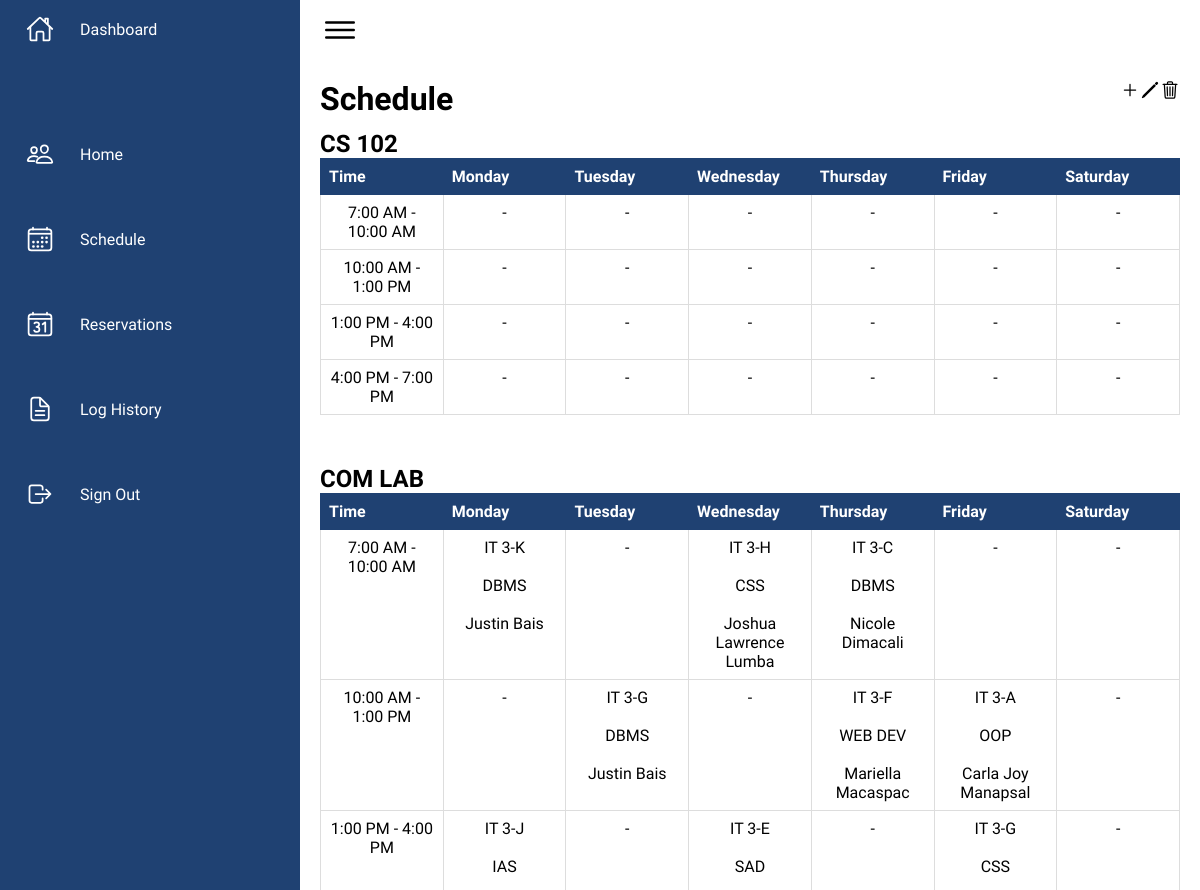
The page /dashboard/schedule.php (signed in, upper part) on the database as committed earlier.
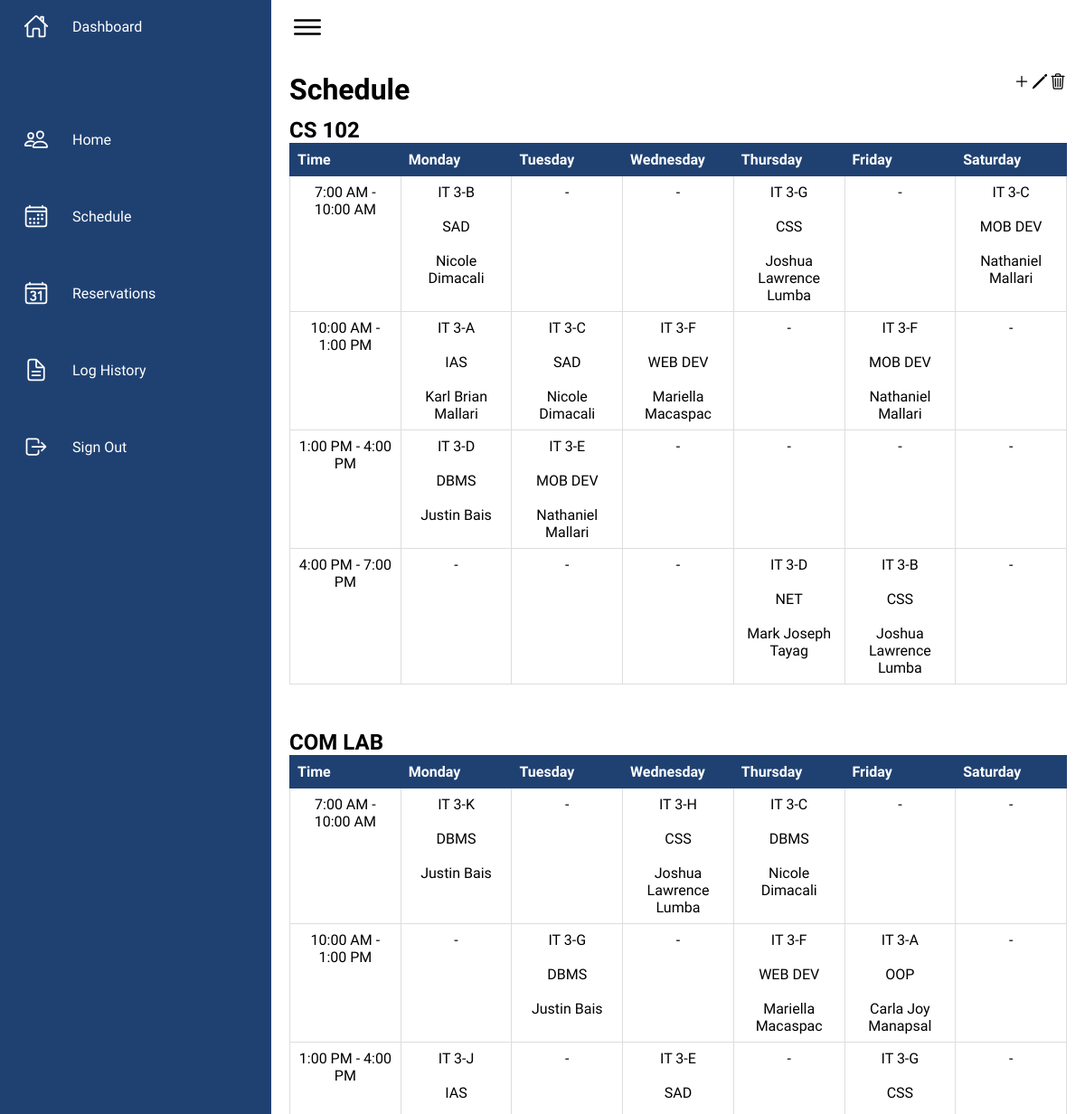
The same page on the database as committed later.
### tables this page shows
CREATE TABLE `ccs_schedule` (
  `schedule_id` int(11) NOT NULL,
  `prof_name` varchar(50) DEFAULT NULL,
  `room` varchar(20) DEFAULT NULL,
  `subject` varchar(20) DEFAULT NULL,
  `section` varchar(20) DEFAULT NULL,
  `sched_day` int(11) DEFAULT NULL,
  `time_start` time DEFAULT NULL,
  `time_end` time DEFAULT NULL
);

### dashboard/schedule.php (the view, shortened to what the changed rows need)
<?php
require_once '../configuration/dbcon.php';
try{
    if(isset($_SESSION['ccs_id']) && $_SESSION['position'] == 'Admin'){
        $sql = "SELECT * FROM ccs_schedule WHERE room = 'CS 102' AND time_start = '7:00' ORDER BY sched_day ASC";
        $stmt = $pdo->prepare($sql);
        $stmt->execute();
        $csseven = $stmt->fetchAll(PDO::FETCH_ASSOC);
        $sql = "SELECT * FROM ccs_schedule WHERE room = 'CS 102' AND time_start = '10:00' ORDER BY sched_day ASC";
        $stmt = $pdo->prepare($sql);
        $stmt->execute();
        $csten = $stmt->fetchAll(PDO::FETCH_ASSOC);
        $sql = "SELECT * FROM ccs_schedule WHERE room = 'CS 102' AND time_start = '13:00' ORDER BY sched_day ASC";
        $stmt = $pdo->prepare($sql);
        $stmt->execute();
        $csone = $stmt->fetchAll(PDO::FETCH_ASSOC);
        $sql = "SELECT * FROM ccs_schedule WHERE room = 'CS 102' AND time_start = '16:00' ORDER BY sched_day ASC";
        $stmt = $pdo->prepare($sql);
        $stmt->execute();
        $csfour = $stmt->fetchAll(PDO::FETCH_ASSOC);
        $sql = "SELECT * FROM ccs_schedule WHERE room = 'COM LAB' AND time_start = '7:00' ORDER BY sched_day ASC";
        $stmt = $pdo->prepare($sql);
        $stmt->execute();
        $comseven = $stmt->fetchAll(PDO::FETCH_ASSOC);
        $sql = "SELECT * FROM ccs_schedule WHERE room = 'COM LAB' AND time_start = '10:00' ORDER BY sched_day ASC";
        $stmt = $pdo->prepare($sql);
        $stmt->execute();
        $comten = $stmt->fetchAll(PDO::FETCH_ASSOC);
        $sql = "SELECT * FROM ccs_schedule WHERE room = 'COM LAB' AND time_start = '13:00' ORDER BY sched_day ASC";
        $stmt = $pdo->prepare($sql);
        $stmt->execute();
        $comone = $stmt->fetchAll(PDO::FETCH_ASSOC);
        $sql = "SELECT * FROM ccs_schedule WHERE room = 'COM LAB' AND time_start = '16:00' ORDER BY sched_day ASC";
        $stmt = $pdo->prepare($sql);
        $stmt->execute();
        $comfour = $stmt->fetchAll(PDO::FETCH_ASSOC);
    }
}
catch(PDOException $e){
    $error_log = "Error: " . $e->getMessage();
    echo '<script>alert("' . $error_log . '"); window.location.href = "../index.php";</script>';
    exit();
}
?>
<!DOCTYPE html>
<html lang="en">
<head>
    <link rel="stylesheet" href="../styles/dashboardstruc.css">
</head>
<body>
    <div class="main">
        <div class="content">
            <div class="title">
                <div class="title-left">
                    <h1>Schedule</h1>
                </div>
            </div>
            <table class="schedule">
                <h2>CS 102</h2>
                <thead>
                    <th>Time</th>
                    <th>Monday</th>
                    <th>Tuesday</th>
                    <th>Wednesday</th>
                    <th>Thursday</th>
                    <th>Friday</th>
                    <th>Saturday</th>
                </thead>
                <tbody>
                <?php
                    $times = array(
                        "7:00 AM - 10:00 AM",
                        "10:00 AM - 1:00 PM",
                        "1:00 PM - 4:00 PM",
                        "4:00 PM - 7:00 PM"
                    );
                    foreach ($times as $time) {
                        echo "<tr>";
                        echo "<td style='width: 100px'><p>{$time}</p></td>";
                        $days = array(1, 2, 3, 4, 5, 6);
                        foreach ($days as $day) {
                            $found = false;
                            if ($time == "7:00 AM - 10:00 AM"){
                                foreach ($csseven as $schedule) {
                                    if ($schedule['sched_day'] == $day) {
                                        echo "<td><p>{$schedule['section']}</p> <br> <p>{$schedule['subject']}</p> <br> <p>{$schedule['prof_name']}</p></td>";
                                        $found = true;
                                        break;
                                    }
                                }
                            }
                            elseif ($time == "10:00 AM - 1:00 PM"){
                                foreach ($csten as $schedule) {
                                    if ($schedule['sched_day'] == $day) {
                                        echo "<td><p>{$schedule['section']}</p> <br> <p>{$schedule['subject']}</p> <br> <p>{$schedule['prof_name']}</p></td>";
                                        $found = true;
                                        break;
                                    }
                                }
                            }
                            elseif ($time == "1:00 PM - 4:00 PM"){
                                foreach ($csone as $schedule) {
                                    if ($schedule['sched_day'] == $day) {
                                        echo "<td><p>{$schedule['section']}</p> <br> <p>{$schedule['subject']}</p> <br> <p>{$schedule['prof_name']}</p></td>";
                                        $found = true;
                                        break;
                                    }
                                }
                            }
                            elseif ($time == "4:00 PM - 7:00 PM"){
                                foreach ($csfour as $schedule) {
                                    if ($schedule['sched_day'] == $day) {
                                        echo "<td><p>{$schedule['section']}</p> <br> <p>{$schedule['subject']}</p> <br> <p>{$schedule['prof_name']}</p></td>";
                                        $found = true;
                                        break;
                                    }
                                }
                            }
                            if (!$found) {
                                echo "<td><p>-</p></td>";
                            }
                        }
                        echo "</tr>";
                    }
                ?>
                </tbody>
            </table>
            <table class="schedule">
                <h2>COM LAB</h2>
                <thead>
                    <th>Time</th>
                    <th>Monday</th>
                    <th>Tuesday</th>
                    <th>Wednesday</th>
                    <th>Thursday</th>
                    <th>Friday</th>
                    <th>Saturday</th>
                </thead>
                <tbody>
                <?php
                    $times = array(
                        "7:00 AM - 10:00 AM",
                        "10:00 AM - 1:00 PM",
                        "1:00 PM - 4:00 PM",
                        "4:00 PM - 7:00 PM"
                    );
                    foreach ($times as $time) {
                        echo "<tr>";
                        echo "<td style='width: 100px'><p>{$time}</p></td>";
                        $days = array(1, 2, 3, 4, 5, 6);
                        foreach ($days as $day) {
                            $found = false;
                            if ($time == "7:00 AM - 10:00 AM"){
                                foreach ($comseven as $schedule) {
                                    if ($schedule['sched_day'] == $day) {
                                        echo "<td><p>{$schedule['section']}</p> <br> <p>{$schedule['subject']}</p> <br> <p>{$schedule['prof_name']}</p></td>";
                                        $found = true;
                                        break;
                                    }
                                }
                            }
                            elseif ($time == "10:00 AM - 1:00 PM"){
                                foreach ($comten as $schedule) {
                                    if ($schedule['sched_day'] == $day) {
                                        echo "<td><p>{$schedule['section']}</p> <br> <p>{$schedule['subject']}</p> <br> <p>{$schedule['prof_name']}</p></td>";
                                        $found = true;
                                        break;
                                    }
                                }
                            }
                            elseif ($time == "1:00 PM - 4:00 PM"){
                                foreach ($comone as $schedule) {
                                    if ($schedule['sched_day'] == $day) {
                                        echo "<td><p>{$schedule['section']}</p> <br> <p>{$schedule['subject']}</p> <br> <p>{$schedule['prof_name']}</p></td>";
                                        $found = true;
                                        break;
                                    }
                                }
                            }
                            elseif ($time == "4:00 PM - 7:00 PM"){
                                foreach ($comfour as $schedule) {
                                    if ($schedule['sched_day'] == $day) {
                                        $found = true;
                                        break;
                                    }
                                }
                            }
                            if (!$found) {
                                echo "<td><p>-</p></td>";
                            }
                        }
                        echo "</tr>";
                    }
                ?>
                </tbody>
            </table>
        </div>
    </div>
</body>
</html>

Rows that differ between the two databases and show on the page:
now on this page (row edited): ccs_schedule: section "IT 3-B", subject "SAD", prof_name "Nicole Dimacali"
now on this page (row edited): ccs_schedule: section "IT 3-G", subject "CSS", prof_name "Joshua Lawrence Lumba"
now on this page (row edited): ccs_schedule: section "IT 3-C", subject "MOB DEV", prof_name "Nathaniel Mallari"
now on this page (row edited): ccs_schedule: section "IT 3-A", subject "IAS", prof_name "Karl Brian Mallari"
now on this page (row edited): ccs_schedule: section "IT 3-C", subject "SAD", prof_name "Nicole Dimacali"
now on this page (row edited): ccs_schedule: section "IT 3-F", subject "WEB DEV", prof_name "Mariella Macaspac"
now on this page (row edited): ccs_schedule: section "IT 3-F", subject "MOB DEV", prof_name "Nathaniel Mallari"
now on this page (row edited): ccs_schedule: section "IT 3-D", subject "DBMS", prof_name "Justin Bais"
now on this page (row edited): ccs_schedule: section "IT 3-E", subject "MOB DEV", prof_name "Nathaniel Mallari"
now on this page (row edited): ccs_schedule: section "IT 3-D", subject "NET", prof_name "Mark Joseph Tayag"
now on this page (row edited): ccs_schedule: section "IT 3-B", subject "CSS", prof_name "Joshua Lawrence Lumba"
